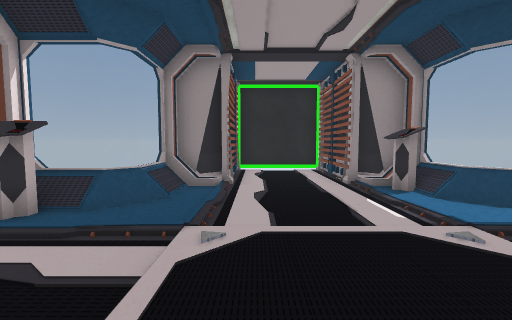
view 1 (above)

12 first-person views from a walk through a Unity game level. The camera is 1.2 m above the floor, tilts 4° down and sees 90° across. The floor is counted in squares, 1 m on a side. Each view is taken from the middle of a square. On the plan, view 1 faces up. The plan holds only what a view shows up to about 12 squares ahead; the rest is blank. The place goes on beyond the plan. The player is left out. Some surface patterns are stand-ins.

view 2
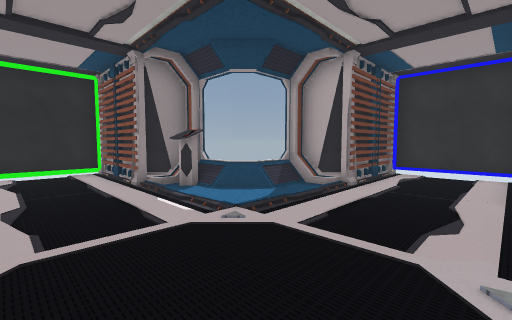

view 3
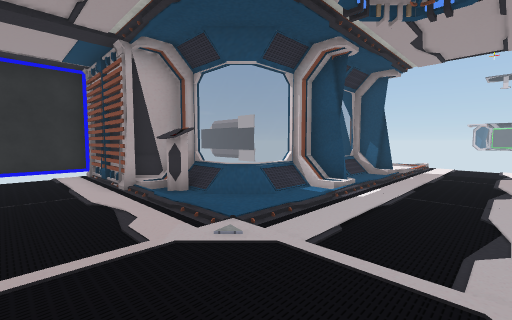

view 4
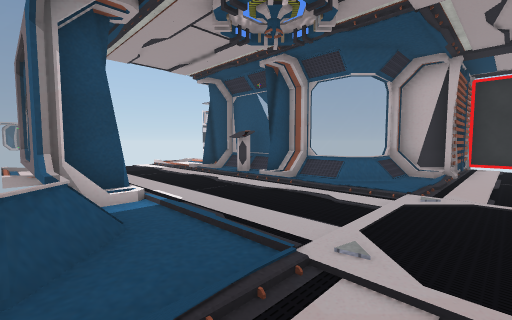

view 5
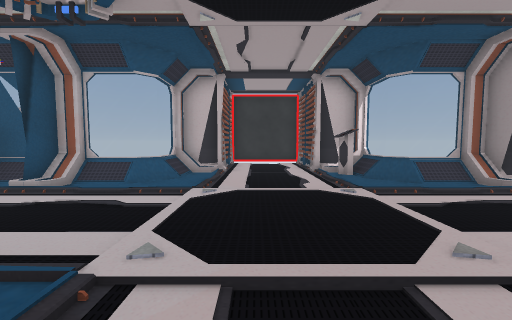

view 6
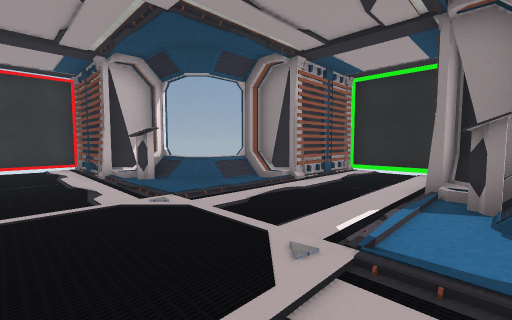

view 7
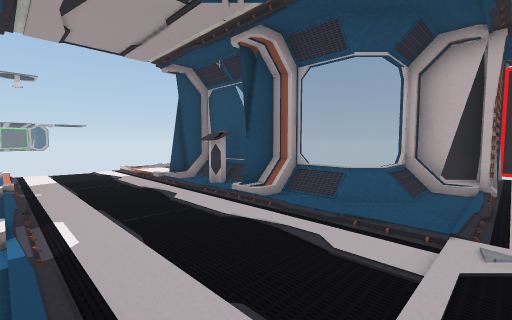

view 8
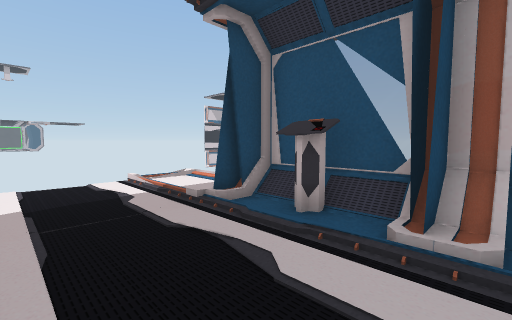

view 9
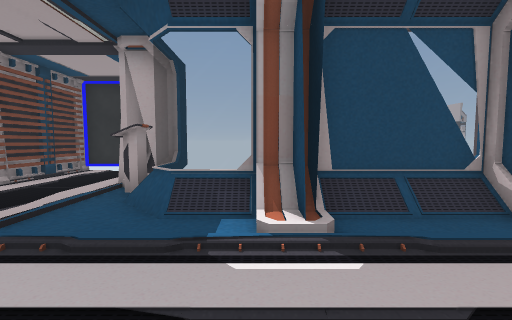

view 10
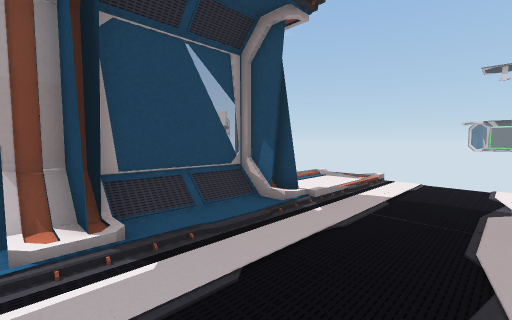

view 11
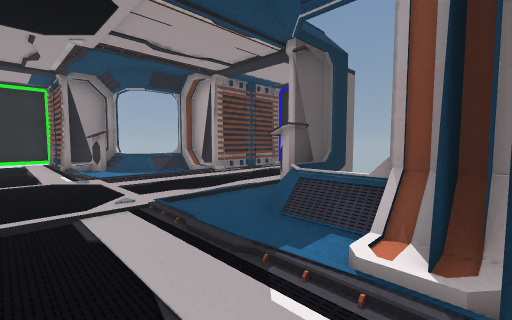

view 12
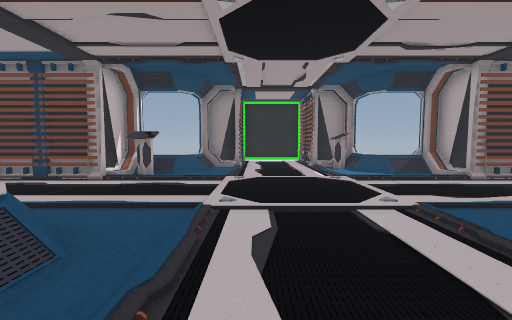

### Floor plan
Key: @ floor where view 1 was taken; # wall or solid block; . floor; / step, stairs or slope; = window, fence, low wall or low ledge; O other object.
Columns run from 9 left of view 1 to 11 right of it. Each row starts with its distance up from view 1.
 12         #OOO#
 11         #...#
 10         #...#
  9         #...#
  8       ###...###
  7       #//.../O#
  6       #/.....O#
  5     #==.......==#
  4  ####O..........#####
  3 O...................#
  2 O...................O
  1 O...................O
  0 ##.//....@......##..O
 -1  ####..........O####
 -2     #==.......==#
 -3       #/...../#
 -4       #//...//#
 -5       ##/.../##
 -6       #O...../#
 -7       #O...../#
 -8       ##/.../##
 -9        ./.../.
-10        ./.../.
-11        ./.../.
-12        ./.../.

Where each view was taken, in squares from view 1:
view 1: 0 up, 0 right, facing up
view 2: 0 up, 0 right, facing up-right
view 3: 2 up, 0 right, facing down-right
view 4: 1 up, 5 right, facing down-left
view 5: 1 up, 5 right, facing left
view 6: 1 up, 4 right, facing up-left
view 7: 0 up, 3 right, facing down-left
view 8: 4 down, 2 right, facing down-left
view 9: 4 down, 0 right, facing right
view 10: 4 down, 0 right, facing down-right
view 11: 5 down, 1 right, facing up-right
view 12: 5 down, 0 right, facing up
